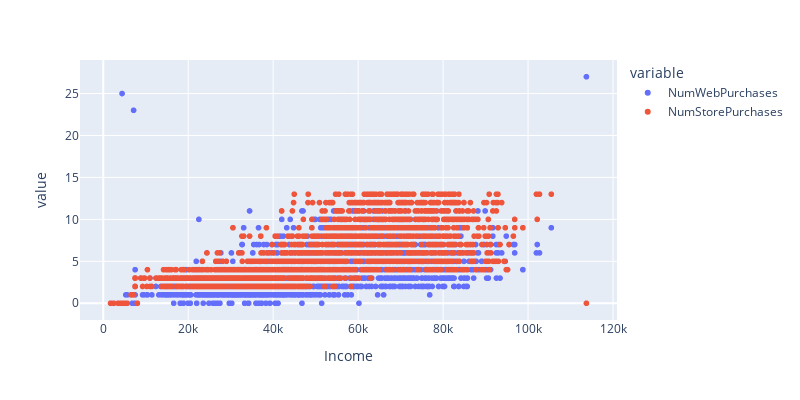

Source (notebook cell):
### Code cell
#Which pipeline should we prioritize the most ?
import plotly.express as px
from matplotlib import pyplot as plt

fig = px.scatter(numeric_rep1,x= "Income", y= ["NumWebPurchases","NumStorePurchases"],width=800, height=400)

fig.show()

### Figure 1 — Plotly figure (JSON) as saved in the notebook; plotly's stock layout.template omitted (floating-point values rounded to 4 significant figures; data arrays with more than 128 entries replaced by an {"elided": "..."} marker saying what was removed)
{"data": [{"hovertemplate": "variable=NumWebPurchases<br>Income=%{x}<br>value=%{y}<extra></extra>", "legendgroup": "NumWebPurchases", "marker": {"color": "#636efa", "symbol": "circle"}, "mode": "markers", "name": "NumWebPurchases", "showlegend": true, "type": "scattergl", "x": {"elided": "2205 int values"}, "xaxis": "x", "y": {"elided": "2205 int values"}, "yaxis": "y"}, {"hovertemplate": "variable=NumStorePurchases<br>Income=%{x}<br>value=%{y}<extra></extra>", "legendgroup": "NumStorePurchases", "marker": {"color": "#EF553B", "symbol": "circle"}, "mode": "markers", "name": "NumStorePurchases", "showlegend": true, "type": "scattergl", "x": {"elided": "2205 int values"}, "xaxis": "x", "y": {"elided": "2205 int values"}, "yaxis": "y"}], "layout": {"height": 400, "legend": {"title": {"text": "variable"}, "tracegroupgap": 0}, "margin": {"t": 60}, "width": 800, "xaxis": {"anchor": "y", "domain": [0, 1], "title": {"text": "Income"}}, "yaxis": {"anchor": "x", "domain": [0, 1], "title": {"text": "value"}}}}
